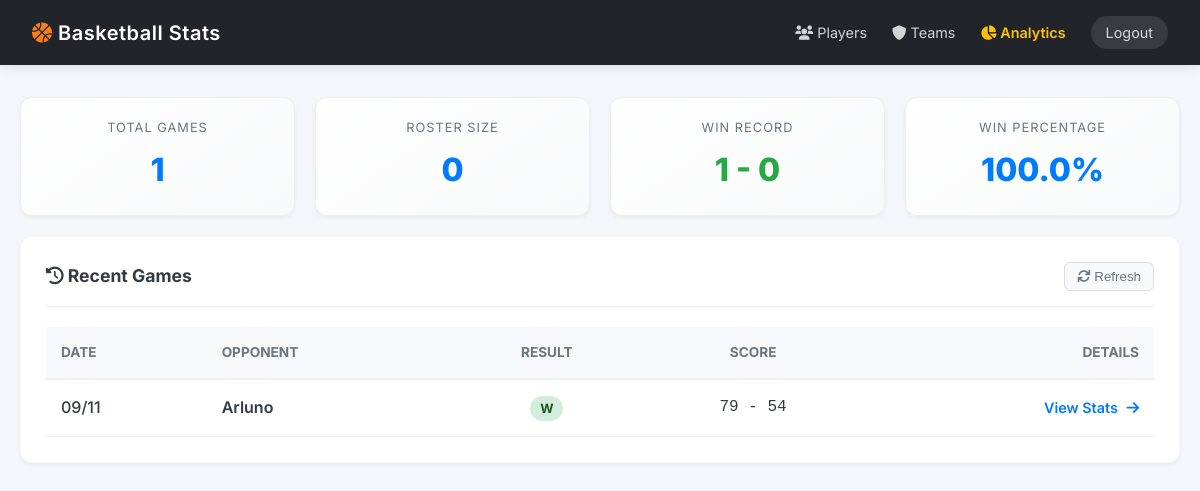
Page /teams/Arluno (signed in) on the committed database.
### core/models.py (models this page shows)
class Game(db.Model):
    __tablename__ = "games"
    id = db.Column(db.Integer, primary_key=True)
    date = db.Column(db.String(10), nullable=False)
    opponent = db.Column(db.String(100), nullable=False)
    team_score = db.Column(db.Integer, nullable=False)
    opponent_score = db.Column(db.Integer, nullable=False)
    result = db.Column(db.String(1), nullable=False)
    game_type = db.Column(db.String(20), nullable=False)
    sort_date = db.Column(db.String(10), nullable=False)
    @property
    def score_display(self):
        return f"{self.team_score} - {self.opponent_score}"

### web/routes/main.py (the view)
@main_bp.route("/teams/<opponent_name>")
@login_required
def opponent_games(opponent_name):
    games = (
        Game.query.filter_by(opponent=opponent_name)
        .order_by(Game.sort_date.desc())
        .all()
    )
    wins = sum(1 for g in games if g.result == "W")
    losses = len(games) - wins
    return render_template(
        "index.html",
        games=games,
        stats={"games": len(games), "players": 0, "wins": wins, "losses": losses},
    )

### web/__init__.py (called while the page is built)
def create_app(config_name: str = None) -> Flask:
    app = Flask(__name__)
    config = get_config(config_name)
    app.config.from_object(config)
    setup_logging(app, config)
    db.init_app(app)
    bcrypt.init_app(app)
    csrf.init_app(app)
    cache.init_app(app)
    limiter.init_app(app)
    login_manager.init_app(app)
    login_manager.login_view = "auth.login"
    login_manager.login_message = "Please log in to access this page."
    login_manager.login_message_category = "info"
    @login_manager.user_loader
    def load_user(user_id):
        return User.query.get(int(user_id))
    register_blueprints(app)
    return app

### web/templates/index.html (shortened to what this page needs)
<!doctype html>
<html lang="en">
    <head>
        <link
            rel="stylesheet"
            href="{{ url_for('static', filename='css/style.css') }}"
        />
        <link
            rel="stylesheet"
            href="https://cdnjs.cloudflare.com/ajax/libs/font-awesome/6.0.0/css/all.min.css"
        />
    </head>
    <body>
        <div class="header">
            <h1>
                <i class="fas fa-basketball-ball" style="color: #fd7e14"></i>
                Basketball Stats
            </h1>
            <div style="display: flex; gap: 25px; align-items: center">
                <a href="{{ url_for('main.players') }}"
                    ><i class="fas fa-users"></i> Players</a
                >
                <a href="{{ url_for('main.teams') }}"
                    ><i class="fas fa-shield-alt"></i> Teams</a
                >
                <a
                    href="{{ url_for('analytics.dashboard') }}"
                    style="color: #ffc107; font-weight: 600"
                    ><i class="fas fa-chart-pie"></i> Analytics</a
                >
                <a
                    href="{{ url_for('auth.logout') }}"
                    style="
                        background: rgba(255, 255, 255, 0.1);
                        padding: 5px 15px;
                        border-radius: 20px;
                    "
                    >Logout</a
                >
            </div>
        </div>
        <div class="container">
            <div class="metrics-row">
                <div class="metric-card">
                    <div class="label">Total Games</div>
                    <div class="value">{{ stats.games }}</div>
                </div>
                <div class="metric-card">
                    <div class="label">Roster Size</div>
                    <div class="value">{{ stats.players }}</div>
                </div>
                <div class="metric-card">
                    <div class="label">Win Record</div>
                    <div
                        class="value"
                        style="color: {{ 'var(--success)' if stats.wins > stats.losses else 'var(--primary)' }}"
                    >
                        {{ stats.wins }} - {{ stats.losses }}
                    </div>
                </div>
                <div class="metric-card">
                    <div class="label">Win Percentage</div>
                    <div class="value">
                        {% if stats.games > 0 %} {{ (stats.wins / stats.games *
                        100)|round(1) }}% {% else %} 0% {% endif %}
                    </div>
                </div>
            </div>
            <div class="panel">
                <div class="panel-header">
                    <h3><i class="fas fa-history"></i> Recent Games</h3>
                    <button
                        onclick="window.location.reload()"
                        style="
                            background: #f8f9fa;
                            border: 1px solid #ddd;
                            padding: 6px 12px;
                            border-radius: 6px;
                            cursor: pointer;
                            color: var(--text-muted);
                        "
                    >
                        <i class="fas fa-sync"></i> Refresh
                    </button>
                </div>
                <div style="overflow-x: auto">
                    <table style="width: 100%; border-collapse: collapse">
                        <thead>
                            <tr
                                style="
                                    background: #f8f9fa;
                                    border-bottom: 2px solid #eee;
                                "
                            >
                                <th
                                    style="
                                        padding: 15px;
                                        text-align: left;
                                        color: var(--text-muted);
                                        font-size: 0.85rem;
                                        text-transform: uppercase;
                                    "
                                >
                                    Date
                                </th>
                                <th
                                    style="
                                        padding: 15px;
                                        text-align: left;
                                        color: var(--text-muted);
                                        font-size: 0.85rem;
                                        text-transform: uppercase;
                                    "
                                >
                                    Opponent
                                </th>
                                <th
                                    style="
                                        padding: 15px;
                                        text-align: center;
                                        color: var(--text-muted);
                                        font-size: 0.85rem;
                                        text-transform: uppercase;
                                    "
                                >
                                    Result
                                </th>
                                <th
                                    style="
                                        padding: 15px;
                                        text-align: center;
                                        color: var(--text-muted);
                                        font-size: 0.85rem;
                                        text-transform: uppercase;
                                    "
                                >
                                    Score
                                </th>
                                <th
                                    style="
                                        padding: 15px;
                                        text-align: right;
                                        color: var(--text-muted);
                                        font-size: 0.85rem;
                                        text-transform: uppercase;
                                    "
                                >
                                    Details
                                </th>
                            </tr>
                        </thead>
                        <tbody>
                            {% for game in games %}
                            <tr
                                style="
                                    border-bottom: 1px solid #f1f1f1;
                                    transition: background 0.2s;
                                "
                            >
                                <td style="padding: 15px; font-weight: 500">
                                    {{ game.date }}
                                </td>
                                <td
                                    style="
                                        padding: 15px;
                                        font-weight: 600;
                                        color: var(--text-main);
                                    "
                                >
                                    {{ game.opponent }}
                                </td>
                                <td style="padding: 15px; text-align: center">
                                    <span
                                        style="padding: 5px 10px; border-radius: 20px; font-size: 0.8rem; font-weight: 700;
                                      background: {{ '#d4edda' if game.result == 'W' else '#f8d7da' }};
                                      color: {{ '#155724' if game.result == 'W' else '#721c24' }};"
                                    >
                                        {{ game.result }}
                                    </span>
                                </td>
                                <td
                                    style="
                                        padding: 15px;
                                        text-align: center;
                                        font-family: monospace;
                                        font-size: 1rem;
                                    "
                                >
                                    {{ game.score_display }}
                                </td>
                                <td style="padding: 15px; text-align: right">
                                    <a
                                        href="{{ url_for('main.game_detail', game_id=game.id) }}"
                                        style="
                                            color: var(--primary);
                                            text-decoration: none;
                                            font-weight: 600;
                                            font-size: 0.9rem;
                                        "
                                    >
                                        View Stats
                                        <i
                                            class="fas fa-arrow-right"
                                            style="margin-left: 5px"
                                        ></i>
                                    </a>
                                </td>
                            </tr>
                            {% endfor %}
                        </tbody>
                    </table>
                </div>
            </div>
        </div>
    </body>
</html>

### web/static/css/style.css (style rules this page uses)
:root { --primary: #007bff; --primary-dark: #0056b3; --secondary: #6c757d; --success: #28a745; --bg-body: #f4f6f9; --bg-card: #ffffff; --text-main: #343a40; --text-muted: #6c757d; --border-radius: 12px; --shadow-sm: 0 2px 4px rgba(0, 0, 0, 0.05); --shadow-md: 0 4px 12px rgba(0, 0, 0, 0.08); }
* { box-sizing: border-box; margin: 0; padding: 0; }
body { font-family: "Inter", -apple-system, BlinkMacSystemFont, "Segoe UI", Roboto, sans-serif; background-color: var(--bg-body); color: var(--text-main); line-height: 1.6; padding-bottom: 40px; }
.header { background: #212529; color: white; padding: 1rem 2rem; display: flex; justify-content: space-between; align-items: center; box-shadow: var(--shadow-md); position: sticky; top: 0; z-index: 1000; }
.header h1 { font-size: 1.25rem; font-weight: 600; letter-spacing: 0.5px; }
.header a { color: rgba(255, 255, 255, 0.8); text-decoration: none; font-size: 0.9rem; transition: 0.2s; }
.container { max-width: 1400px; margin: 2rem auto; padding: 0 20px; }
.panel { background: var(--bg-card); padding: 25px; border-radius: var(--border-radius); box-shadow: var(--shadow-sm); margin-bottom: 25px; border: 1px solid rgba(0, 0, 0, 0.03); }
.panel-header { display: flex; justify-content: space-between; align-items: center; margin-bottom: 20px; border-bottom: 1px solid #eee; padding-bottom: 15px; }
.panel h3 { font-size: 1.1rem; color: var(--text-main); font-weight: 700; margin: 0; }
.metrics-row { display: flex; gap: 20px; margin-bottom: 20px; }
.metric-card { flex: 1; background: linear-gradient(145deg, #ffffff, #f8f9fa); padding: 20px; border-radius: var(--border-radius); text-align: center; border: 1px solid #eee; box-shadow: var(--shadow-sm); }
.metric-card .label { font-size: 0.8rem; text-transform: uppercase; letter-spacing: 1px; color: var(--text-muted); margin-bottom: 5px; }
.metric-card .value { font-size: 2rem; font-weight: 800; color: var(--primary); }

### rows in the picture
Game: date "09/11", opponent "Arluno", result "W", score_display "79 - 54"

### other values in the picture
{{ stats.games }} "1"
{{ stats.players }} "0"
{{ stats.wins }} "1"
{{ stats.losses }} "0"
{{ (stats.wins / stats.games *
                        100)|round(1) }} "100.0"
